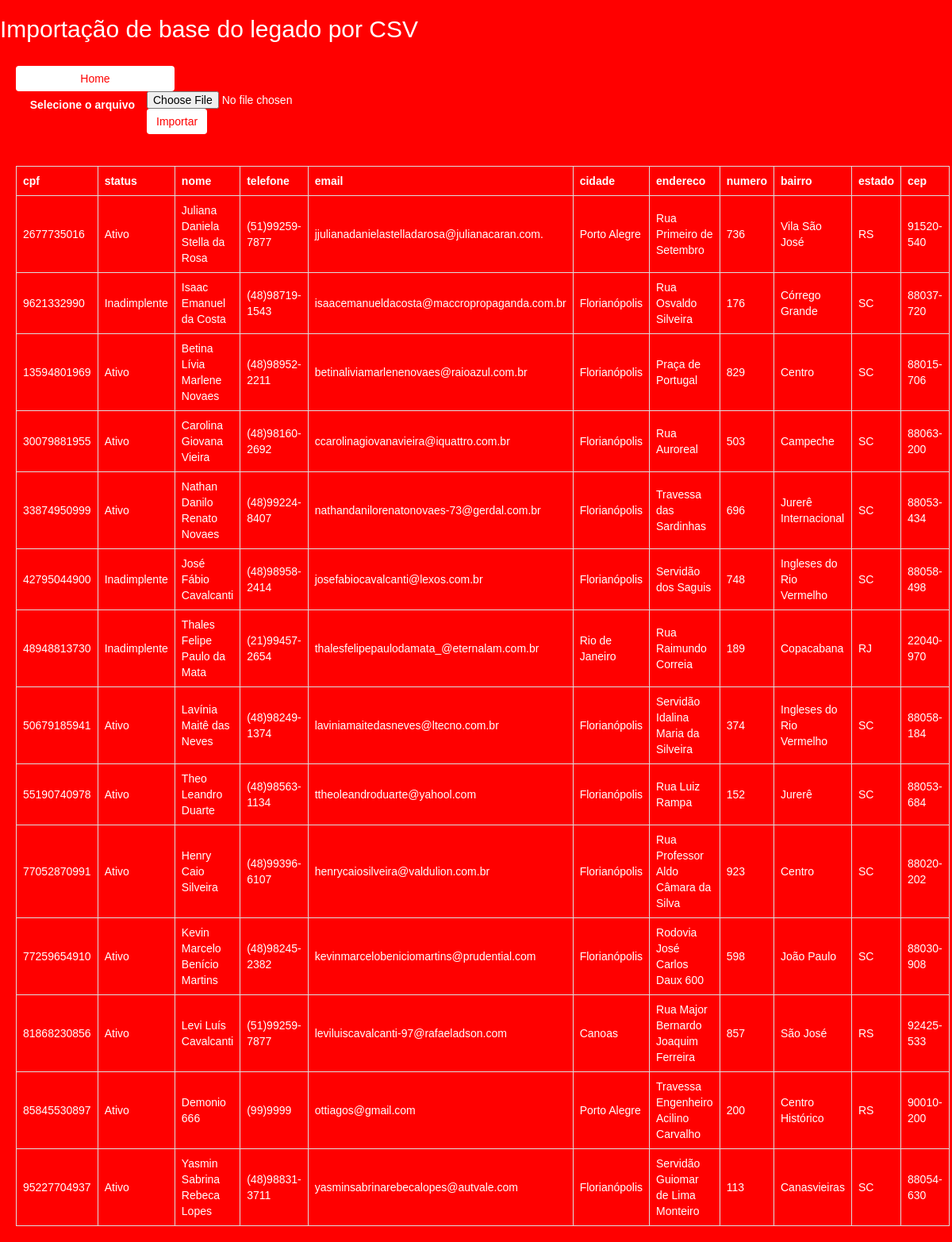
/integracaoLegado/import.php, run on the app's committed database.
### tables this page shows
CREATE TABLE `cliente` (
  `cpf` bigint(20) NOT NULL,
  `status` varchar(15) DEFAULT NULL,
  `nome` varchar(45) NOT NULL,
  `telefone` varchar(45) NOT NULL,
  `email` varchar(45) NOT NULL,
  `cidade` varchar(45) NOT NULL,
  `endereco` varchar(45) NOT NULL,
  `numero` int(11) NOT NULL,
  `bairro` varchar(45) NOT NULL,
  `estado` varchar(2) NOT NULL,
  `cep` varchar(20) NOT NULL
);

### integracaoLegado/import.php (the view, shortened to what this page needs)
<?php
$connect = mysqli_connect("localhost", "root", "", "paulo");
?>
<!DOCTYPE html>
<html>
<head>
        <link rel="stylesheet" href="../css/bootstrap.min.css">
        <link rel="stylesheet" href="../css/datatables.bootstrap.css">
</head>
<body>
    <h2>Importação de base do legado por CSV</h2>
    <div class="outer-scontainer">
            <a class="btn btn-primary" href="../index.html" role="button">Home</a>
        <div class="row">
            <form  class="form-horizontal" action="" method="post"
                name="frmCSVImport" id="frmCSVImport" enctype="multipart/form-data">
                <div class="input-row">
                    <label class="col-md-4 control-label">Selecione o arquivo</label> <input type="file" name="file"
                        id="file" accept=".csv">
                    <button type="submit" id="submit" name="import"
                        class="btn btn-success">Importar</button>
                    <br />
                </div>
            </form>
        </div>
               <?php
            $sqlSelect = "SELECT * FROM cliente";
            $result = mysqli_query($connect, $sqlSelect);
            if (mysqli_num_rows($result) > 0) {
                ?>
            <table  id='cpf'>
            <thead>
                <tr>
                    <th>cpf</th>
                    <th>status</th>
                    <th>nome</th>
                    <th>telefone</th>
                    <th>email</th>
                    <th>cidade</th>
                    <th>endereco</th>
                    <th>numero</th>
                    <th>bairro</th>
                    <th>estado</th>
                    <th>cep</th>
                </tr>
            </thead>
<?php
                while ($row = mysqli_fetch_array($result)) {
                    ?>
                <tbody>
                <tr>
                    <td><?php  echo $row['cpf']; ?></td>
                    <td><?php  echo $row['status']; ?></td>
                    <td><?php  echo $row['nome']; ?></td>
                    <td><?php  echo $row['telefone']; ?></td>
                    <td><?php  echo $row['email']; ?></td>
                    <td><?php  echo $row['cidade']; ?></td>
                    <td><?php  echo $row['endereco']; ?></td>
                    <td><?php  echo $row['numero']; ?></td>
                    <td><?php  echo $row['bairro']; ?></td>
                    <td><?php  echo $row['estado']; ?></td>
                    <td><?php  echo $row['cep']; ?></td>
                </tr>
                    <?php
                }
                ?>
                </tbody>
        </table>
        <?php } ?>
    </div>
</body>
</html>

### integracaoLegado/import.php (style rules this page uses)
body { font-family: Arial; width: 550px; background:red; color:#fff; }
.outer-scontainer { padding: 20px; border-radius: 2px; }
.input-row { margin-top: 0%; margin-bottom: 20px; }
.outer-scontainer table { border-collapse: collapse; width: 100%; }
.outer-scontainer th { border: 1px solid #dddddd; padding: 8px; text-align: left; }
.outer-scontainer td { border: 1px solid #dddddd; padding: 8px; text-align: left; }
.btn { color:red; background: #fff; border: none; display: block; max-width: 200px; }

### data on the page
cliente: cpf "2677735016", status "Ativo", nome "Juliana Daniela Stella da Rosa", telefone "(51)99259-7877", email "jjulianadanielastelladarosa@julianacaran.com.", cidade "Porto Alegre", endereco "Rua Primeiro de Setembro", numero "736", bairro "Vila São José", estado "RS", cep "91520-540"
cliente: cpf "9621332990", status "Inadimplente", nome "Isaac Emanuel da Costa", telefone "(48)98719-1543", email "isaacemanueldacosta@maccropropaganda.com.br", cidade "Florianópolis", endereco "Rua Osvaldo Silveira", numero "176", bairro "Córrego Grande", estado "SC", cep "88037-720"
cliente: cpf "13594801969", status "Ativo", nome "Betina Lívia Marlene Novaes", telefone "(48)98952-2211", email "betinaliviamarlenenovaes@raioazul.com.br", cidade "Florianópolis", endereco "Praça de Portugal", numero "829", bairro "Centro", estado "SC", cep "88015-706"
cliente: cpf "30079881955", status "Ativo", nome "Carolina Giovana Vieira", telefone "(48)98160-2692", email "ccarolinagiovanavieira@iquattro.com.br", cidade "Florianópolis", endereco "Rua Auroreal", numero "503", bairro "Campeche", estado "SC", cep "88063-200"
cliente: cpf "33874950999", status "Ativo", nome "Nathan Danilo Renato Novaes", telefone "(48)99224-8407", email "nathandanilorenatonovaes-73@gerdal.com.br", cidade "Florianópolis", endereco "Travessa das Sardinhas", numero "696", bairro "Jurerê Internacional", estado "SC", cep "88053-434"
cliente: cpf "42795044900", status "Inadimplente", nome "José Fábio Cavalcanti", telefone "(48)98958-2414", email "josefabiocavalcanti@lexos.com.br", cidade "Florianópolis", endereco "Servidão dos Saguis", numero "748", bairro "Ingleses do Rio Vermelho", estado "SC", cep "88058-498"
cliente: cpf "48948813730", status "Inadimplente", nome "Thales Felipe Paulo da Mata", telefone "(21)99457-2654", email "thalesfelipepaulodamata_@eternalam.com.br", cidade "Rio de Janeiro", endereco "Rua Raimundo Correia", numero "189", bairro "Copacabana", estado "RJ", cep "22040-970"
cliente: cpf "50679185941", status "Ativo", nome "Lavínia Maitê das Neves", telefone "(48)98249-1374", email "laviniamaitedasneves@ltecno.com.br", cidade "Florianópolis", endereco "Servidão Idalina Maria da Silveira", numero "374", bairro "Ingleses do Rio Vermelho", estado "SC", cep "88058-184"
cliente: cpf "55190740978", status "Ativo", nome "Theo Leandro Duarte", telefone "(48)98563-1134", email "ttheoleandroduarte@yahool.com", cidade "Florianópolis", endereco "Rua Luiz Rampa", numero "152", bairro "Jurerê", estado "SC", cep "88053-684"
cliente: cpf "77052870991", status "Ativo", nome "Henry Caio Silveira", telefone "(48)99396-6107", email "henrycaiosilveira@valdulion.com.br", cidade "Florianópolis", endereco "Rua Professor Aldo Câmara da Silva", numero "923", bairro "Centro", estado "SC", cep "88020-202"
cliente: cpf "77259654910", status "Ativo", nome "Kevin Marcelo Benício Martins", telefone "(48)98245-2382", email "kevinmarcelobeniciomartins@prudential.com", cidade "Florianópolis", endereco "Rodovia José Carlos Daux 600", numero "598", bairro "João Paulo", estado "SC", cep "88030-908"
cliente: cpf "81868230856", status "Ativo", nome "Levi Luís Cavalcanti", telefone "(51)99259-7877", email "leviluiscavalcanti-97@rafaeladson.com", cidade "Canoas", endereco "Rua Major Bernardo Joaquim Ferreira", numero "857", bairro "São José", estado "RS", cep "92425-533"
cliente: cpf "85845530897", status "Ativo", nome "Demonio 666", telefone "(99)9999", email "ottiagos@gmail.com", cidade "Porto Alegre", endereco "Travessa Engenheiro Acilino Carvalho", numero "200", bairro "Centro Histórico", estado "RS", cep "90010-200"
cliente: cpf "95227704937", status "Ativo", nome "Yasmin Sabrina Rebeca Lopes", telefone "(48)98831-3711", email "yasminsabrinarebecalopes@autvale.com", cidade "Florianópolis", endereco "Servidão Guiomar de Lima Monteiro", numero "113", bairro "Canasvieiras", estado "SC", cep "88054-630"
